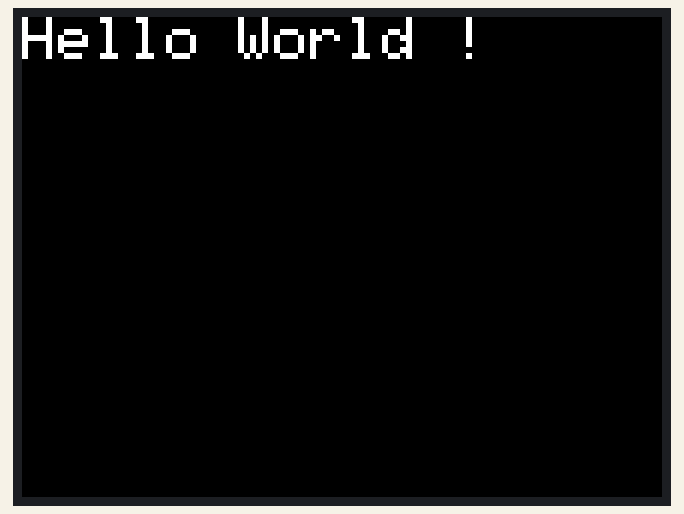
Bench run of a sketch on a simulated Arduino Uno, built with avr-gcc and run on an emulated ATmega328P. Parts: 320×240 colour display. What the sketch prints to the serial monitor is not drawn.

Above: at 0.3 s.

Measured:
- what the display in image 0 shows lasts 1.0 s, from 0.2 s to 1.2 s

The sketch:

LCD_TFT_Hello_World_Test.ino
```cpp
#include "SPI.h"
#include "Adafruit_ILI9341.h"


#define TFT_DC 9
#define TFT_CS 10
#define TFT_RST 8
#define TFT_MOSI 11
#define TFT_CLK 13
#define TFT_MISO 12

//Adafruit_ILI9341 tft = Adafruit_ILI9341(TFT_CS, TFT_DC, TFT_RST);

// If using the breakout, change pins as desired
Adafruit_ILI9341 tft = Adafruit_ILI9341(TFT_CS, TFT_DC, TFT_MOSI, TFT_CLK, TFT_RST, TFT_MISO);

void setup()
{
  Serial.begin(9600);
  Serial.println("ILI9341 Test!");

  pinMode(TFT_CS, OUTPUT);
  digitalWrite(TFT_CS, HIGH);

  tft.begin();
}


void loop(void)
{
  tft.fillScreen(ILI9341_BLACK);
  tft.setRotation(3);
  tft.setTextColor(ILI9341_WHITE);  tft.setTextSize(3);
  tft.setCursor(0, 0);
  tft.println("Hello World !");
  delay(1000);
}
```
